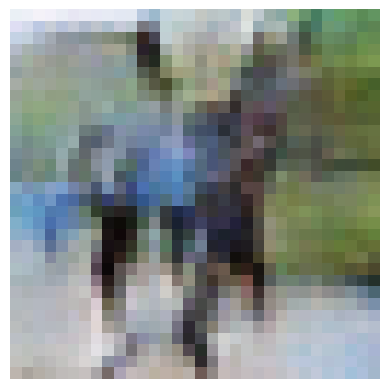
#> input picture Animales generados/Caballos/19_imagen_generada_0.png, 389 x 389 px; its folder holds 4 pictures in this run
$ python creaimagen.py
#> lines starting #> are read from the running program, lines starting #| are printed output that depends on the picture
from PIL import Image
import matplotlib.pyplot as plt
import os

# Ruta al directorio que contiene las imágenes
ruta_directorio = './Animales generados/Caballos'

# Listar todos los archivos en el directorio
archivos = os.listdir(ruta_directorio)

# Filtrar solo los archivos de imagen (por ejemplo, en formato PNG)
archivos_imagenes = [archivo for archivo in archivos if archivo.endswith('.png')]

# Lista para almacenar las imágenes
imagenes = []

# Cargar las imágenes y almacenarlas en la lista
for nombre_archivo in archivos_imagenes:
    ruta_imagen = os.path.join(ruta_directorio, nombre_archivo)
    imagen = Image.open(ruta_imagen)
#> imagen is the input picture: PIL image 389x389 RGBA; mean R, G, B, A 137.5, 145.3, 141.3, 255
    imagenes.append(imagen)

# Crear una figura para mostrar las imágenes en una fila
fig, axs = plt.subplots(1, len(imagenes), figsize=(15, 3))  # Cambia el tamaño según sea necesario

# Iterar sobre las imágenes y mostrarlas en fila
for i, imagen in enumerate(imagenes):
    axs[i].imshow(imagen)
    axs[i].axis('off')

plt.tight_layout()
plt.show()
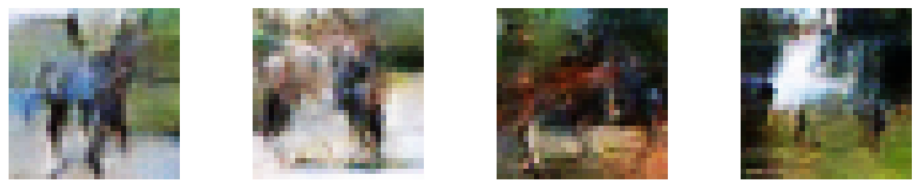
#> figure drawn by matplotlib, 4 panels
